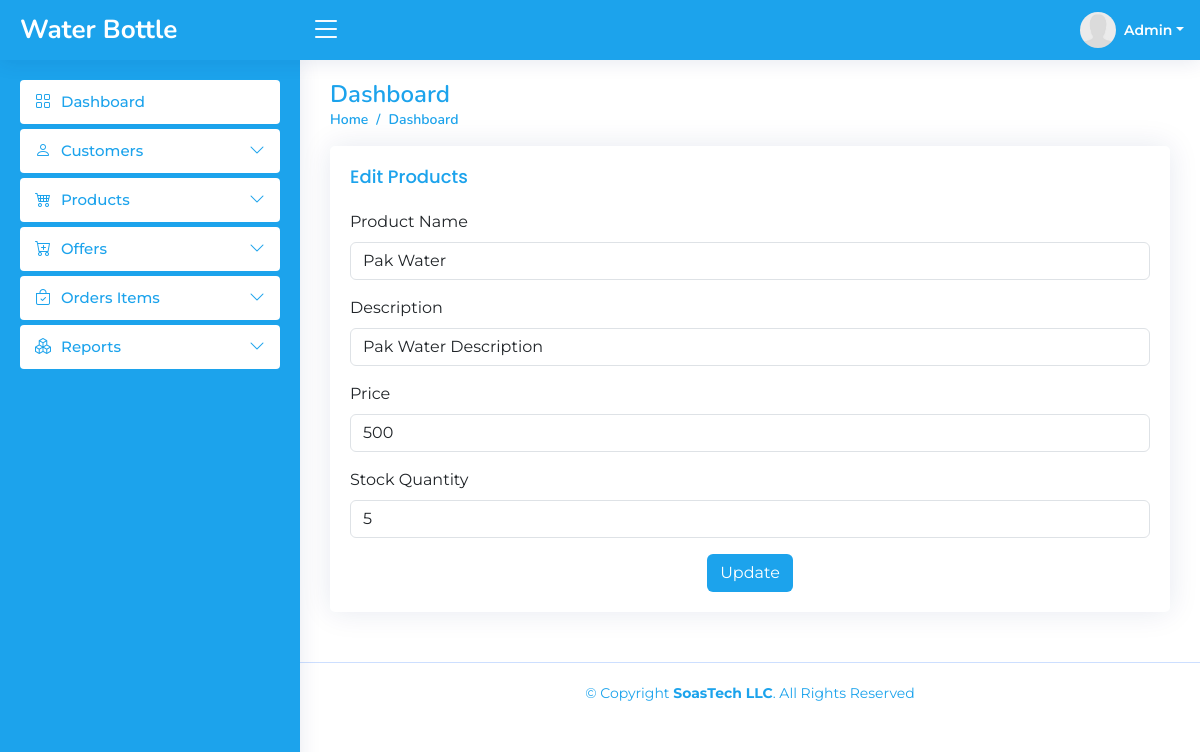
The app's page /Dashboard/editproduct.php?id=1 (signed in) with its own data.
### tables this page shows
CREATE TABLE `products` (
  `id` int(11) NOT NULL,
  `product_name` varchar(50) NOT NULL,
  `description` varchar(100) NOT NULL,
  `price` int(11) NOT NULL,
  `stock_quantity` int(11) NOT NULL
);

### Dashboard/editproduct.php (the view, shortened to what this page needs)
<?php
include("../conn.php");
if(isset($_SESSION['admin']))
{
  $id=$_GET['id'];
  $sel="SELECT * FROM `products` WHERE id='$id'";
  $res=mysqli_query($conn,$sel);
  $row=mysqli_fetch_array($res);
?>
<!DOCTYPE html>
<html lang="en">
<head>
  <link href="assets/vendor/bootstrap/css/bootstrap.min.css" rel="stylesheet">
  <link href="assets/vendor/bootstrap-icons/bootstrap-icons.css" rel="stylesheet">
  <link href="assets/vendor/boxicons/css/boxicons.min.css" rel="stylesheet">
  <link href="assets/vendor/quill/quill.snow.css" rel="stylesheet">
  <link href="assets/vendor/quill/quill.bubble.css" rel="stylesheet">
  <link href="assets/vendor/remixicon/remixicon.css" rel="stylesheet">
  <link href="assets/vendor/simple-datatables/style.css" rel="stylesheet">
  <link href="assets/css/style.css" rel="stylesheet">
</head>
<body>
 <?php
  include('./header.php');
  ?>
  <?php
  include('./sidebar.php');
  ?>
  <main id="main" class="main">
    <div class="pagetitle">
      <h1>Dashboard</h1>
      <nav>
        <ol class="breadcrumb">
          <li class="breadcrumb-item"><a href="index.php">Home</a></li>
          <li class="breadcrumb-item active">Dashboard</li>
        </ol>
      </nav>
    </div>
    <div class="col-lg-12">
        <div class="card">
          <div class="card-body">
            <h5 class="card-title">Edit Products</h5>
            <form class="row g-3" action="#" method="POST" enctype="multipart/form-data">
            <div class="col-12">
                <label for="pname" class="form-label">Product Name</label>
                <input type="text" class="form-control" id="pname" name="product_name" value="<?php echo $row['product_name']?>">
              </div>
              <div class="col-12">
                <label for="description" class="form-label">Description</label>
                <input type="text" class="form-control" id="description" name="description" value="<?php echo $row['description']?>">
              </div>
              <div class="col-12">
                <label for="price" class="form-label">Price</label>
                <input type="number" class="form-control" id="price" name="price" value="<?php echo $row['price']?>">
              </div>
              <div class="col-12">
                <label for="stock_quantity" class="form-label">Stock Quantity</label>
                <input type="number" class="form-control" id="stock_quantity" name="stock_quantity" value="<?php echo $row['stock_quantity']?>">
              </div>
              <div class="text-center">
                <button type="submit" name="submit" class="btn samad-btn-color">Update</button>
              </div>
            </form>
          </div>
        </div>
      </div>
  </main>
  <?php
  include('./footer.php');
  ?>
</body>
</html>
<?php
    }else{
      header("location:../admin.php");
    }
?>

### Dashboard/assets/css/style.css (style rules this page uses)
:root { scroll-behavior: smooth; }
body { font-family: "Montserrat", sans-serif; }
a { color: #1CA3EC; text-decoration: none; }
h1, h2, h3, h4, h5, h6 { font-family: "Nunito", sans-serif; }
#main { margin-top: 60px; padding: 20px 30px; transition: all 0.3s; }
.pagetitle { margin-bottom: 10px; }
.pagetitle h1 { font-size: 24px; margin-bottom: 0; font-weight: 600; color: #1CA3EC; }
.samad-btn-color { color: white; background-color: #1CA3EC; }
.card { margin-bottom: 30px; border: none; border-radius: 5px; box-shadow: 0px 0 30px rgba(1, 41, 112, 0.1); }
.card-title { padding: 20px 0 15px 0; font-size: 18px; font-weight: 500; color: #1CA3EC; font-family: "Poppins", sans-serif; }
.card-body { padding: 0 20px 20px 20px; width: 100%; overflow-x: auto; }
.breadcrumb { font-size: 14px; font-family: "Nunito", sans-serif; color: #1CA3EC; font-weight: 600; }
.breadcrumb a { color: #1CA3EC; transition: 0.3s; }
.breadcrumb .breadcrumb-item::before { color: #1CA3EC; }
.breadcrumb .active { color: #1CA3EC; font-weight: 600; }
@media (min-width: 1200px) { #main, #footer { margin-left: 300px; } }

### records on screen
products: product_name "Pak Water", description "Pak Water Description", price "500", stock_quantity "5"
